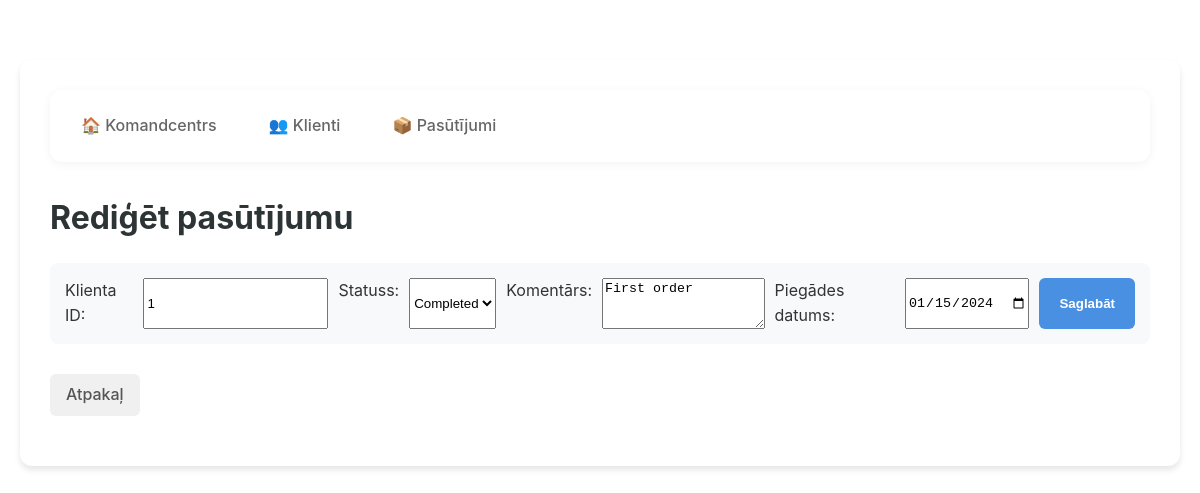
/orders/edit?id=1, run on the app's committed database.
### tables this page shows
CREATE TABLE `orders` (
  `id` int NOT NULL AUTO_INCREMENT,
  `customer_id` int NOT NULL,
  `order_date` date NOT NULL,
  `status` varchar(50) NOT NULL DEFAULT 'pending',
  `comment` text,
  `delivery_date` date DEFAULT NULL,
  PRIMARY KEY (`id`),
  KEY `customer_id` (`customer_id`),
  CONSTRAINT `orders_ibfk_1` FOREIGN KEY (`customer_id`) REFERENCES `customers` (`id`) ON DELETE CASCADE ON UPDATE CASCADE
);

### src/Controllers/OrderController.php (called while the page is built, shortened)
<?php
class OrderController
{
    private $orderModel;
    public function __construct()
    {
        $this->orderModel = new Order();
    }
    public function edit()
    {
        $id = $_GET['id'] ?? null;
        $order = $this->orderModel->getById($id);
        require dirname(__DIR__, 2) . '/views/orders/edit.php';
    }
}

### src/DB/DB.php (called while the page is built, shortened)
<?php
class DB
{
    private static $pdo = null;
    public static function connect()
    {
        if (self::$pdo === null) {
            $host = $_ENV['DB_HOST'];
            $db = $_ENV['DB_NAME'];
            $user = $_ENV['DB_USER'];
            $pass = $_ENV['DB_PASS'];
            $charset = $_ENV['DB_CHARSET'];
            $dsn = "mysql:host=$host;dbname=$db;charset=$charset";
            $options = [
                PDO::ATTR_ERRMODE            => PDO::ERRMODE_EXCEPTION,
                PDO::ATTR_DEFAULT_FETCH_MODE => PDO::FETCH_ASSOC,
                PDO::ATTR_EMULATE_PREPARES   => false,
            ];
            try {
                self::$pdo = new PDO($dsn, $user, $pass, $options);
            } catch (PDOException $e) {
                throw new PDOException($e->getMessage(), (int)$e->getCode());
            }
        }
        return self::$pdo;
    }
}

### src/Core/Model.php (called while the page is built, shortened)
<?php
abstract class Model
{
    public function __construct()
    {
        $this->db = DB::connect();
    }
}

### src/Models/Order.php (called while the page is built, shortened)
<?php
class Order extends Model
{
    public function getById($id)
    {
        $stmt = $this->db->prepare("SELECT * FROM orders WHERE id = ?");
        $stmt->execute([$id]);
        return $stmt->fetch();
    }
}

### views/orders/edit.php (the view, shortened to what this page needs)
<?php include __DIR__ . '/../layout/header.php'; ?>
<h1>Rediģēt pasūtījumu</h1>
<form method="POST" action="/orders/update?id=<?= htmlspecialchars($order['id']) ?>">
    <label>Klienta ID:</label>
    <input type="number" name="customer_id" value="<?= htmlspecialchars($order['customer_id']) ?>" required>
    <label>Statuss:</label>
    <select name="status">
        <option value="completed" <?= $order['status'] === 'completed' ? 'selected' : '' ?>>Completed</option>
    </select>
    <label>Komentārs:</label>
    <textarea name="comment"><?= htmlspecialchars($order['comment']) ?></textarea>
    <label>Piegādes datums:</label>
    <input type="date" name="delivery_date" value="<?= htmlspecialchars($order['delivery_date']) ?>">
    <button type="submit">Saglabāt</button>
</form>
<a href="/orders" class="back-link">Atpakaļ</a>
<?php include __DIR__ . '/../layout/footer.php'; ?>

### public/css/base.css (style rules this page uses)
:root { --bg-color: #f4f7f6; --text-color: #333; --primary-color: #4a90e2; --secondary-color: #50e3c2; --table-header-bg: #fff; --table-border: #e0e0e0; --accent-color: #ff6b6b; --card-shadow: 0 4px 6px rgba(0,0,0,0.1); }
body { font-family: 'Inter', -apple-system, BlinkMacSystemFont, "Segoe UI", Roboto, sans-serif; background-color: var(--bg-color); color: var(--text-color); line-height: 1.6; margin: 0; padding: 20px; }
h1 { color: #2d3436; margin-bottom: 20px; }
form { display: flex; gap: 10px; margin-bottom: 30px; background: #f8f9fa; padding: 15px; border-radius: 8px; }
button { padding: 10px 20px; background: var(--primary-color); color: white; border: none; border-radius: 6px; cursor: pointer; font-weight: 600; }
.back-link { display: inline-flex; align-items: center; gap: 8px; margin-bottom: 20px; padding: 8px 16px; background: #f0f0f0; color: #555; text-decoration: none; border-radius: 6px; font-weight: 500; transition: background 0.2s; }

### public/css/theme-light.css (style rules this page uses)
:root { --bg-color: #ffffff; --text-color: #333333; }

### data on the page
orders: customer_id "1", status "Completed", comment "First order", delivery_date "01/15/2024"
